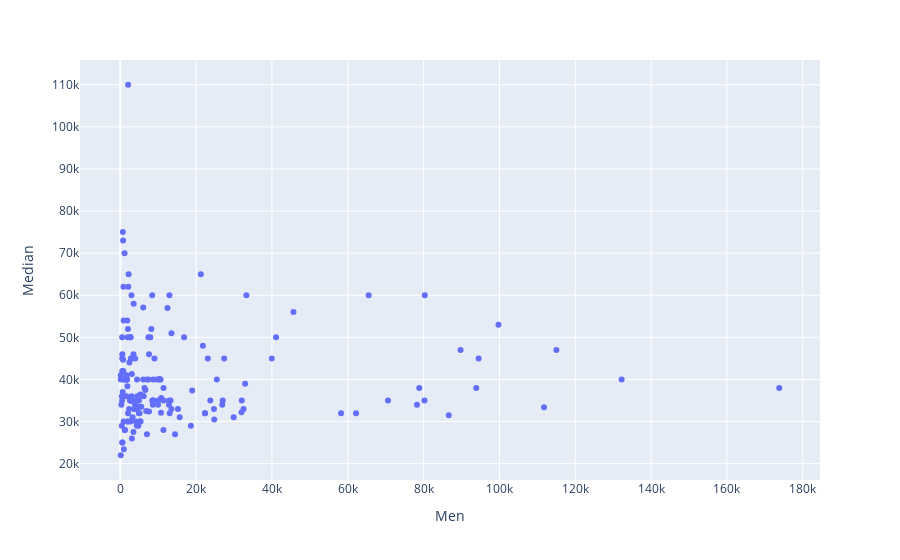

The code cell stored with this chart in its notebook:
### Code cell
px.scatter(recent_grads,x='Men', y='Median')

### Figure 1 — Plotly figure (JSON) as saved in the notebook; plotly's stock layout.template omitted (floating-point values rounded to 4 significant figures; data arrays with more than 128 entries replaced by an {"elided": "..."} marker saying what was removed)
{"data": [{"hoverlabel": {"namelength": 0}, "hovertemplate": "Men=%{x}<br>Median=%{y}", "legendgroup": "", "marker": {"color": "#636efa", "symbol": "circle"}, "mode": "markers", "name": "", "showlegend": false, "type": "scatter", "x": {"elided": "172 int values"}, "xaxis": "x", "y": {"elided": "172 int values"}, "yaxis": "y"}], "layout": {"legend": {"tracegroupgap": 0}, "margin": {"t": 60}, "xaxis": {"anchor": "y", "domain": [0, 1], "title": {"text": "Men"}}, "yaxis": {"anchor": "x", "domain": [0, 1], "title": {"text": "Median"}}}}
